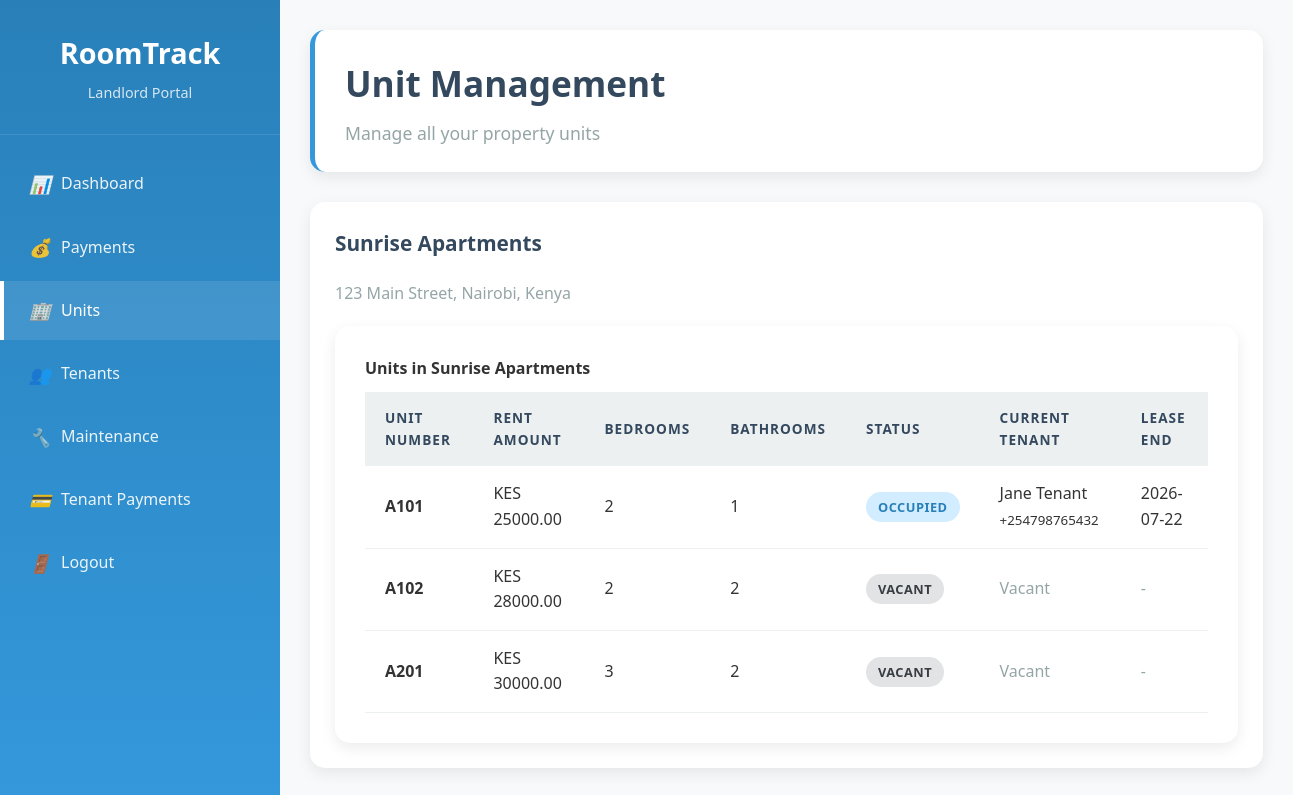
The app's page /landlord/units (signed in), older data.
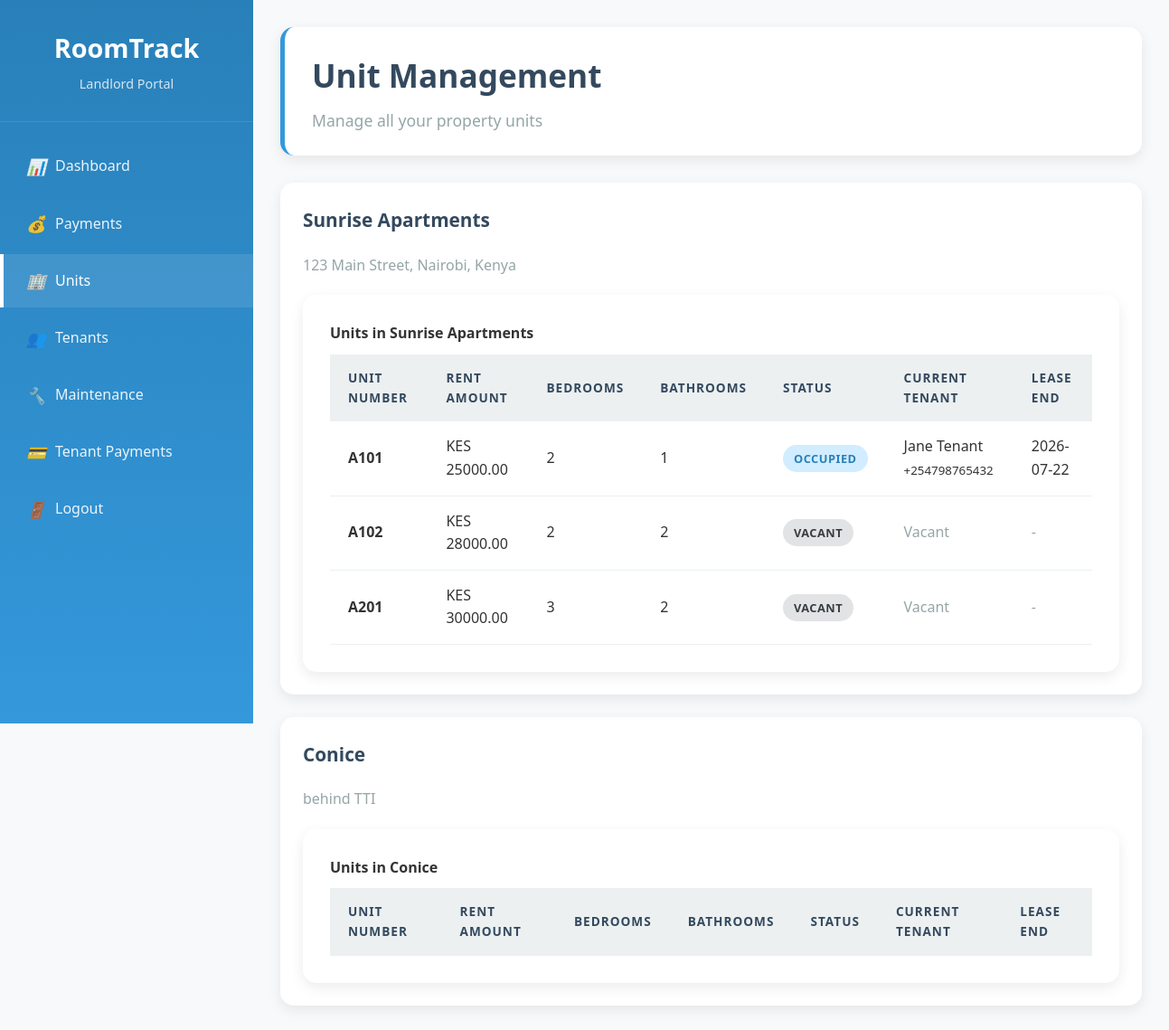
The same page, newer data.
### models.py (models this page shows)
class Property(db.Model):
    id = db.Column(db.Integer, primary_key=True)
    name = db.Column(db.String(200), nullable=False)
    address = db.Column(db.Text, nullable=False)
    total_units = db.Column(db.Integer, nullable=False)
    occupied_units = db.Column(db.Integer, default=0)
    landlord_id = db.Column(db.Integer, db.ForeignKey('user.id'), nullable=False)
    created_at = db.Column(db.DateTime, default=datetime.utcnow)
    units = db.relationship('Unit', backref='property', lazy=True, cascade='all, delete-orphan')

class Unit(db.Model):
    id = db.Column(db.Integer, primary_key=True)
    unit_number = db.Column(db.String(50), nullable=False)
    rent_amount = db.Column(db.Float, nullable=False)
    status = db.Column(db.String(20), default='vacant')  # vacant, occupied
    bedrooms = db.Column(db.Integer, default=1)
    bathrooms = db.Column(db.Integer, default=1)
    square_feet = db.Column(db.Integer)
    property_id = db.Column(db.Integer, db.ForeignKey('property.id'), nullable=False)
    leases = db.relationship('Lease', backref='unit', lazy=True, cascade='all, delete-orphan')
    maintenance_requests = db.relationship('MaintenanceRequest', backref='unit', lazy=True)

class Lease(db.Model):
    id = db.Column(db.Integer, primary_key=True)
    tenant_id = db.Column(db.Integer, db.ForeignKey('user.id'), nullable=False)
    unit_id = db.Column(db.Integer, db.ForeignKey('unit.id'), nullable=False)
    start_date = db.Column(db.Date, nullable=False)
    end_date = db.Column(db.Date, nullable=False)
    monthly_rent = db.Column(db.Float, nullable=False)
    security_deposit = db.Column(db.Float, default=0)
    status = db.Column(db.String(20), default='active')
    created_at = db.Column(db.DateTime, default=datetime.utcnow)
    payments = db.relationship('Payment', backref='lease', lazy=True, cascade='all, delete-orphan')

class User(UserMixin, db.Model):
    id = db.Column(db.Integer, primary_key=True)
    username = db.Column(db.String(80), unique=True, nullable=False)
    email = db.Column(db.String(120), unique=True, nullable=False)
    password = db.Column(db.String(200), nullable=False)
    role = db.Column(db.String(20), nullable=False)  # admin, landlord, tenant
    full_name = db.Column(db.String(200))
    id_number = db.Column(db.String(50))
    passport_number = db.Column(db.String(50))
    phone = db.Column(db.String(20))
    created_at = db.Column(db.DateTime, default=datetime.utcnow)
    landlord_properties = db.relationship('Property', backref='landlord', lazy=True)
    tenant_leases = db.relationship('Lease', backref='tenant', lazy=True, foreign_keys='Lease.tenant_id')
    maintenance_requests = db.relationship('MaintenanceRequest', backref='tenant', lazy=True)

### app.py (the view)
@app.route('/landlord/units')
@login_required
def landlord_units():
    if current_user.role != 'landlord':
        return redirect(url_for('index'))
    properties = Property.query.filter_by(landlord_id=current_user.id).all()
    units = Unit.query.filter(Unit.property_id.in_([p.id for p in properties])).all()
    return render_template('landlord/units.html', properties=properties, units=units)

### app.py (called while the page is built)
@login_manager.user_loader
def load_user(user_id):
    return User.query.get(int(user_id))

### templates/landlord/units.html (shortened to what the changed rows need)
<!DOCTYPE html>
<html lang="en">
<head>
    <link rel="stylesheet" href="{{ url_for('static', filename='css/style.css') }}">
</head>
<body>
    <div class="dashboard">
        <div class="sidebar">
            <div class="sidebar-header">
                <h2>RoomTrack</h2>
            </div>
        </div>
        <div class="main-content">
            <div class="header">
                <h1>Unit Management</h1>
            </div>
            {% for property in properties %}
            <div class="card">
                <h3>{{ property.name }}</h3>
                <p style="color: var(--gray); margin-bottom: 20px;">{{ property.address }}</p>
                <div class="table-container">
                    <h4>Units in {{ property.name }}</h4>
                    <table>
                        <thead>
                            <tr>
                                <th>Unit Number</th>
                                <th>Rent Amount</th>
                                <th>Bedrooms</th>
                                <th>Bathrooms</th>
                                <th>Status</th>
                                <th>Current Tenant</th>
                                <th>Lease End</th>
                            </tr>
                        </thead>
                        <tbody>
                            {% for unit in property.units %}
                            <tr>
                                <td><strong>{{ unit.unit_number }}</strong></td>
                                <td>KES {{ "%.2f"|format(unit.rent_amount) }}</td>
                                <td>{{ unit.bedrooms }}</td>
                                <td>{{ unit.bathrooms }}</td>
                                <td>
                                    <span class="status-badge status-{{ unit.status }}">
                                        {{ unit.status|title }}
                                    </span>
                                </td>
                                <td>
                                    {% if unit.status == 'occupied' %}
                                        {% for lease in unit.leases %}
                                            {% if lease.status == 'active' %}
                                                {{ lease.tenant.full_name }}<br>
                                                <small>{{ lease.tenant.phone or 'No phone' }}</small>
                                            {% endif %}
                                        {% endfor %}
                                    {% else %}
                                        <span style="color: var(--gray);">Vacant</span>
                                    {% endif %}
                                </td>
                                <td>
                                    {% if unit.status == 'occupied' %}
                                        {% for lease in unit.leases %}
                                            {% if lease.status == 'active' %}
                                                {{ lease.end_date.strftime('%Y-%m-%d') }}
                                            {% endif %}
                                        {% endfor %}
                                    {% else %}
                                        <span style="color: var(--gray);">-</span>
                                    {% endif %}
                                </td>
                            </tr>
                            {% endfor %}
                        </tbody>
                    </table>
                </div>
            </div>
            {% endfor %}
        </div>
    </div>
</body>
</html>

Row changes from the older to the newer data that the page shows:
added Property: name "Conice", address "behind TTI"
